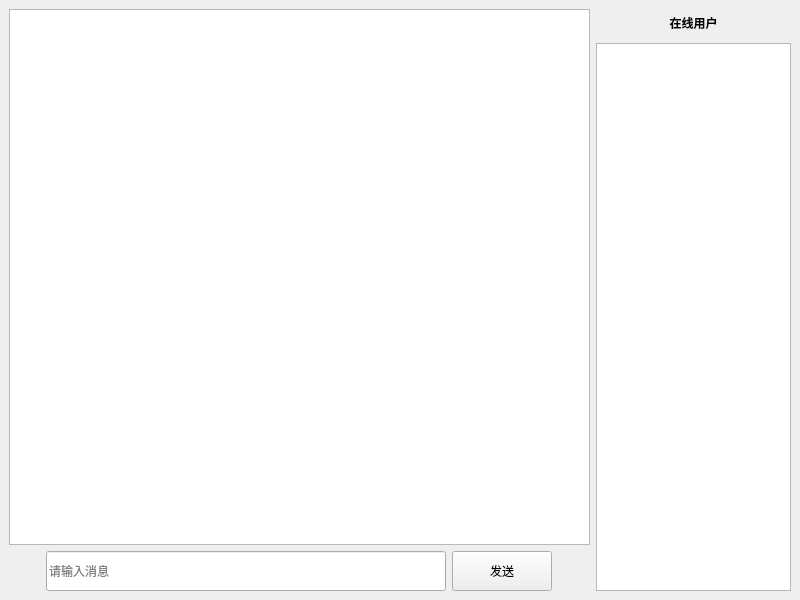
<?xml version="1.0" encoding="UTF-8"?>
<ui version="4.0">
 <class>ChatWindow</class>
 <widget class="QMainWindow" name="ChatWindow">
  <property name="geometry">
   <rect>
    <x>0</x>
    <y>0</y>
    <width>800</width>
    <height>600</height>
   </rect>
  </property>
  <property name="windowTitle">
   <string>聊天室</string>
  </property>
  <widget class="QWidget" name="centralwidget">
   <layout class="QHBoxLayout" name="horizontalLayout_2">
    <item>
     <layout class="QVBoxLayout" name="verticalLayout">
      <item>
       <widget class="QTextEdit" name="chatDisplay">
        <property name="readOnly">
         <bool>true</bool>
        </property>
       </widget>
      </item>
      <item>
       <layout class="QHBoxLayout" name="horizontalLayout">
        <item>
         <spacer name="horizontalSpacer_left">
          <property name="orientation">
           <enum>Qt::Horizontal</enum>
          </property>
          <property name="sizeHint" stdset="0">
           <size>
            <width>40</width>
            <height>20</height>
           </size>
          </property>
         </spacer>
        </item>
        <item>
         <widget class="QLineEdit" name="messageEdit">
          <property name="minimumSize">
           <size>
            <width>400</width>
            <height>40</height>
           </size>
          </property>
          <property name="maximumSize">
           <size>
            <width>600</width>
            <height>40</height>
           </size>
          </property>
          <property name="placeholderText">
           <string>请输入消息</string>
          </property>
         </widget>
        </item>
        <item>
         <widget class="QPushButton" name="sendButton">
          <property name="minimumSize">
           <size>
            <width>100</width>
            <height>40</height>
           </size>
          </property>
          <property name="text">
           <string>发送</string>
          </property>
         </widget>
        </item>
        <item>
         <spacer name="horizontalSpacer_right">
          <property name="orientation">
           <enum>Qt::Horizontal</enum>
          </property>
          <property name="sizeHint" stdset="0">
           <size>
            <width>40</width>
            <height>20</height>
           </size>
          </property>
         </spacer>
        </item>
       </layout>
      </item>
     </layout>
    </item>
    <item>
     <layout class="QVBoxLayout" name="userListLayout">
       <item>
         <widget class="QLabel" name="userListLabel">
           <property name="text">
             <string>在线用户</string>
           </property>
           <property name="alignment">
             <set>Qt::AlignCenter</set>
           </property>
           <property name="styleSheet">
             <string>QLabel { font-weight: bold; padding: 5px; }</string>
           </property>
         </widget>
       </item>
       <item>
         <widget class="QListWidget" name="userListWidget">
           <property name="maximumSize">
             <size>
               <width>200</width>
               <height>16777215</height>
             </size>
           </property>
         </widget>
       </item>
     </layout>
    </item>
   </layout>
  </widget>
 </widget>
</ui> 
